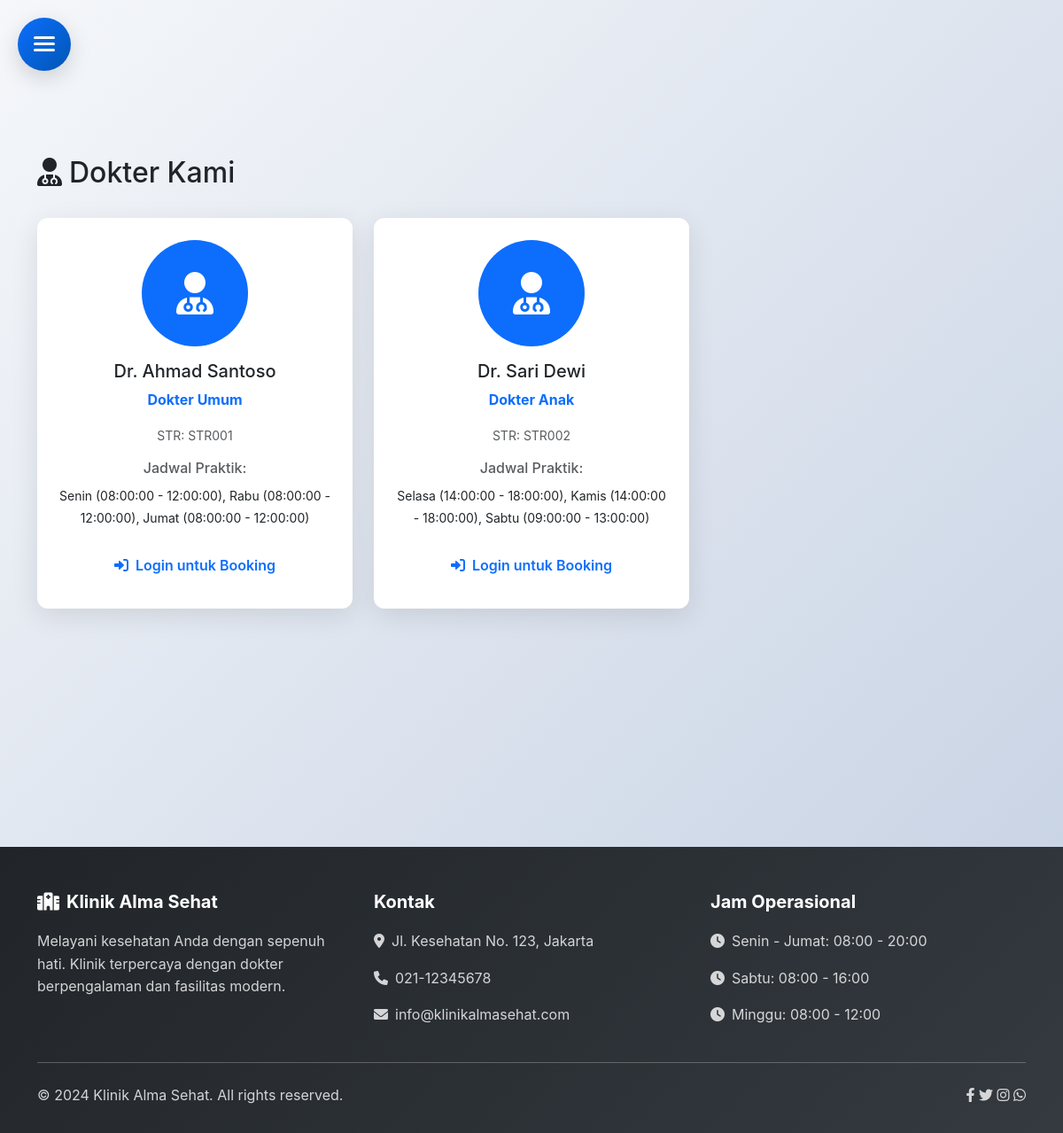
Screenshot of /dokter.php with the database file from the repository.
### tables this page shows
CREATE TABLE `dokter` (
  `id` int(11) NOT NULL,
  `user_id` int(11) DEFAULT NULL,
  `spesialis` varchar(100) NOT NULL,
  `no_str` varchar(50) DEFAULT NULL,
  `foto` varchar(255) DEFAULT NULL
);

CREATE TABLE `users` (
  `id` int(11) NOT NULL,
  `nama` varchar(100) NOT NULL,
  `email` varchar(100) NOT NULL,
  `password` varchar(255) NOT NULL,
  `role` enum('admin','dokter','pasien') NOT NULL,
  `created_at` timestamp NOT NULL DEFAULT current_timestamp()
);

### config/database.php (called while the page is built, shortened)
<?php
class Database {
    private $host = DB_HOST;
    private $user = DB_USER;
    private $pass = DB_PASS;
    private $dbname = DB_NAME;
    private $dbh;
    private $stmt;
    public function __construct() {
        $dsn = 'mysql:host=' . $this->host . ';dbname=' . $this->dbname;
        $options = array(
            PDO::ATTR_PERSISTENT => true,
            PDO::ATTR_ERRMODE => PDO::ERRMODE_EXCEPTION
        );
        try {
            $this->dbh = new PDO($dsn, $this->user, $this->pass, $options);
        } catch(PDOException $e) {
            $this->error = $e->getMessage();
        }
    }
    public function query($query) {
        $this->stmt = $this->dbh->prepare($query);
    }
    public function execute() {
        return $this->stmt->execute();
    }
    public function resultset() {
        $this->execute();
        return $this->stmt->fetchAll(PDO::FETCH_ASSOC);
    }
}
?>

### config/init.php (called while the page is built, shortened)
<?php
require_once 'database.php';
function isLoggedIn() {
    return isset($_SESSION['user_id']);
}
?>

### dokter.php (the view, shortened to what this page needs)
<?php
require_once 'config/init.php';
include 'includes/user-header.php';
$db = new Database();
$db->query("
    SELECT d.*, u.nama, u.email,
           GROUP_CONCAT(CONCAT(jp.hari, ' (', jp.jam_mulai, ' - ', jp.jam_selesai, ')') SEPARATOR ', ') as jadwal
    FROM dokter d
    JOIN users u ON d.user_id = u.id
    LEFT JOIN jadwal_praktik jp ON d.id = jp.dokter_id
    GROUP BY d.id
    ORDER BY u.nama
");
$doctors = $db->resultset();
?>
<div class="row">
    <div class="col-12">
        <div class="d-flex justify-content-between align-items-center mb-4">
            <h2><i class="fas fa-user-md me-2"></i>Dokter Kami</h2>
        </div>
        <?php if (empty($doctors)): ?>
        <div class="alert alert-info text-center">
            <i class="fas fa-info-circle me-2"></i>Belum ada data dokter.
        </div>
        <?php else: ?>
        <div class="row g-4">
            <?php foreach ($doctors as $doctor): ?>
            <div class="col-md-6 col-lg-4">
                <div class="card h-100">
                    <div class="card-body text-center">
                        <?php if ($doctor['foto']): ?>
                        <img src="uploads/doctors/<?php echo $doctor['foto']; ?>"
                             alt="<?php echo $doctor['nama']; ?>"
                             class="rounded-circle mb-3"
                             style="width: 120px; height: 120px; object-fit: cover;">
                        <?php else: ?>
                        <div class="bg-primary text-white rounded-circle d-flex align-items-center justify-content-center mx-auto mb-3"
                             style="width: 120px; height: 120px;">
                            <i class="fas fa-user-md fa-3x"></i>
                        </div>
                        <?php endif; ?>
                        <h5 class="card-title"><?php echo $doctor['nama']; ?></h5>
                        <p class="text-primary fw-bold"><?php echo $doctor['spesialis']; ?></p>
                        <?php if ($doctor['no_str']): ?>
                        <p class="text-muted small">STR: <?php echo $doctor['no_str']; ?></p>
                        <?php endif; ?>
                        <div class="mb-3">
                            <h6 class="text-muted">Jadwal Praktik:</h6>
                            <?php if ($doctor['jadwal']): ?>
                            <small class="text-dark"><?php echo $doctor['jadwal']; ?></small>
                            <?php else: ?>
                            <small class="text-muted">Jadwal belum tersedia</small>
                            <?php endif; ?>
                        </div>
                        <?php if (isLoggedIn() && isPasien()): ?>
                        <a href="booking.php?dokter_id=<?php echo $doctor['id']; ?>" class="btn btn-primary">
                            <i class="fas fa-calendar-check me-2"></i>Booking Konsultasi
                        </a>
                        <?php else: ?>
                        <a href="login.php" class="btn btn-outline-primary">
                            <i class="fas fa-sign-in-alt me-2"></i>Login untuk Booking
                        </a>
                        <?php endif; ?>
                    </div>
                </div>
            </div>
            <?php endforeach; ?>
        </div>
        <?php endif; ?>
    </div>
</div>
<?php include 'includes/user-footer.php'; ?>

### assets/css/style.css (style rules this page uses)
:root { --primary-color: #0d6efd; --secondary-color: #6c757d; --success-color: #198754; --danger-color: #dc3545; --warning-color: #ffc107; --info-color: #0dcaf0; --light-color: #f8f9fa; --dark-color: #212529; }
body { padding-top: 76px; font-family: 'Segoe UI', Tahoma, Geneva, Verdana, sans-serif; }
.card { border: none; box-shadow: 0 4px 6px rgba(0, 0, 0, 0.1); transition: transform 0.3s ease, box-shadow 0.3s ease; }
.btn { border-radius: 25px; padding: 10px 25px; font-weight: 500; transition: all 0.3s ease; }
.text-primary { color: var(--primary-color) !important; }
.bg-primary { background-color: var(--primary-color) !important; }

### assets/css/user-style.css (style rules this page uses)
:root { --primary-color: #0d6efd; --secondary-color: #6c757d; --success-color: #198754; --danger-color: #dc3545; --warning-color: #ffc107; --info-color: #0dcaf0; --light-color: #f8f9fa; --dark-color: #212529; --white: #ffffff; --shadow-light: rgba(0, 0, 0, 0.1); --shadow-medium: rgba(0, 0, 0, 0.15); --shadow-heavy: rgba(0, 0, 0, 0.3); --transition-fast: 0.2s ease; --transition-medium: 0.3s ease; --transition-slow: 0.5s ease; --border-radius: 12px; --border-radius-small: 8px; --border-radius-large: 20px; }
* { margin: 0; padding: 0; box-sizing: border-box; }
body { font-family: 'Inter', 'Segoe UI', Tahoma, Geneva, Verdana, sans-serif; line-height: 1.6; color: var(--dark-color); background: linear-gradient(135deg, #f5f7fa 0%, #c3cfe2 100%); min-height: 100vh; overflow-x: hidden; }
.card { border: none; border-radius: var(--border-radius); box-shadow: 0 8px 30px var(--shadow-light); transition: all var(--transition-medium); background: var(--white); overflow: hidden; }
.card-body { padding: 25px; }
.btn { border-radius: var(--border-radius-large); padding: 12px 30px; font-weight: 600; transition: all var(--transition-medium); border: none; position: relative; overflow: hidden; }
.btn::before { content: ''; position: absolute; top: 0; left: -100%; width: 100%; height: 100%; background: linear-gradient(90deg, transparent, rgba(255, 255, 255, 0.2), transparent); transition: left var(--transition-slow); }

### rows the page displays
dokter: user.nama "Dr. Ahmad Santoso", spesialis "Dokter Umum", no_str "STR001", jadwal "Senin (08:00:00 - 12:00:00), Rabu (08:00:00 - 12:00:00), Jumat (08:00:00 - 12:00:00)"
dokter: user.nama "Dr. Sari Dewi", spesialis "Dokter Anak", no_str "STR002", jadwal "Selasa (14:00:00 - 18:00:00), Kamis (14:00:00 - 18:00:00), Sabtu (09:00:00 - 13:00:00)"
